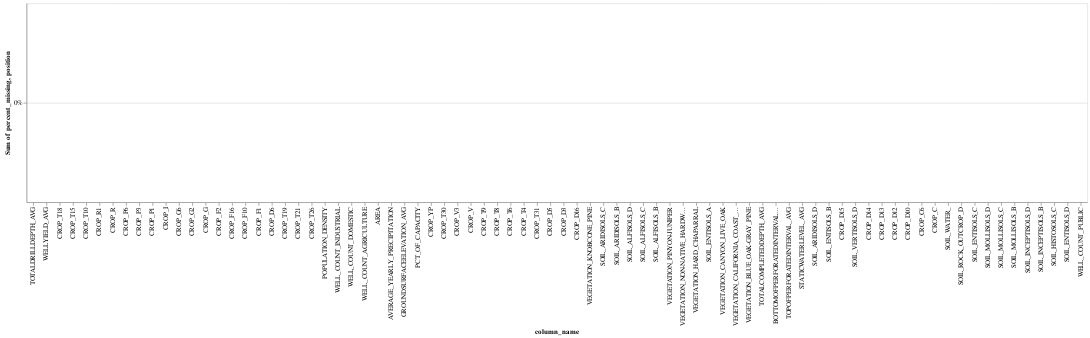

Notebook code cell kept with this figure:
### Code cell
X_impute = impute_pipeline.fit_transform(X)
X_impute_df = pd.DataFrame(X_impute, index=X.index, columns=columns)
X_impute_df.sample()
draw_missing_data_chart(X_impute_df)

### Figure 1 — Vega-Lite specification as saved in the notebook (floating-point values rounded to 4 significant figures)
{"config": {"view": {"continuousWidth": 400, "continuousHeight": 300}}, "layer": [{"mark": "bar", "encoding": {"color": {"value": "orange"}, "tooltip": [{"field": "column_name", "type": "nominal"}, {"field": "percent_missing", "type": "quantitative"}], "x": {"field": "column_name", "sort": ["TOTALDRILLDEPTH_AVG", "WELLYIELD_AVG", "CROP_T18", "CROP_T15", "CROP_T10", "CROP_R1", "CROP_R", "CROP_P6", "CROP_P3", "CROP_P1", "CROP_I", "CROP_G6", "CROP_G2", "CROP_G", "CROP_F2", "CROP_F16", "CROP_F10", "CROP_F1", "CROP_D6", "CROP_T19", "CROP_T21", "CROP_T26", "POPULATION_DENSITY", "WELL_COUNT_INDUSTRIAL", "WELL_COUNT_DOMESTIC", "WELL_COUNT_AGRICULTURE", "AREA", "AVERAGE_YEARLY_PRECIPITATION", "GROUNDSURFACEELEVATION_AVG", "PCT_OF_CAPACITY", "CROP_YP", "CROP_T30", "CROP_V3", "CROP_V", "CROP_T9", "CROP_T8", "CROP_T6", "CROP_T4", "CROP_T31", "CROP_D5", "CROP_D3", "CROP_D16", "VEGETATION_KNOBCONE_PINE", "SOIL_ARIDISOLS_C", "SOIL_ARIDISOLS_B", "SOIL_ALFISOLS_D", "SOIL_ALFISOLS_C", "SOIL_ALFISOLS_B", "VEGETATION_PINYON-JUNIPER", "VEGETATION_NON-NATIVE_HARDWOOD_FOREST", "VEGETATION_HARD_CHAPARRAL", "SOIL_ENTISOLS_A", "VEGETATION_CANYON_LIVE_OAK", "VEGETATION_CALIFORNIA_COAST_LIVE_OAK", "VEGETATION_BLUE_OAK-GRAY_PINE", "TOTALCOMPLETEDDEPTH_AVG", "BOTTOMOFPERFORATEDINTERVAL_AVG", "TOPOFPERFORATEDINTERVAL_AVG", "STATICWATERLEVEL_AVG", "SOIL_ARIDISOLS_D", "SOIL_ENTISOLS_B", "CROP_D15", "SOIL_VERTISOLS_D", "CROP_D14", "CROP_D13", "CROP_D12", "CROP_D10", "CROP_C6", "CROP_C", "SOIL_WATER_", "SOIL_ROCK_OUTCROP_D", "SOIL_ENTISOLS_C", "SOIL_MOLLISOLS_D", "SOIL_MOLLISOLS_C", "SOIL_MOLLISOLS_B", "SOIL_INCEPTISOLS_D", "SOIL_INCEPTISOLS_B", "SOIL_HISTOSOLS_C", "SOIL_ENTISOLS_D", "WELL_COUNT_PUBLIC"], "type": "nominal"}, "y": {"aggregate": "sum", "axis": {"format": "%"}, "field": "percent_missing", "stack": "normalize", "type": "quantitative"}}}, {"mark": {"type": "text", "align": "center", "color": "black", "fontSize": 10}, "encoding": {"color": {"value": "orange"}, "text": {"field": "percent_missing", "format": ".0%", "type": "quantitative"}, "tooltip": [{"field": "column_name", "type": "nominal"}, {"field": "percent_missing", "type": "quantitative"}], "x": {"field": "column_name", "sort": ["TOTALDRILLDEPTH_AVG", "WELLYIELD_AVG", "CROP_T18", "CROP_T15", "CROP_T10", "CROP_R1", "CROP_R", "CROP_P6", "CROP_P3", "CROP_P1", "CROP_I", "CROP_G6", "CROP_G2", "CROP_G", "CROP_F2", "CROP_F16", "CROP_F10", "CROP_F1", "CROP_D6", "CROP_T19", "CROP_T21", "CROP_T26", "POPULATION_DENSITY", "WELL_COUNT_INDUSTRIAL", "WELL_COUNT_DOMESTIC", "WELL_COUNT_AGRICULTURE", "AREA", "AVERAGE_YEARLY_PRECIPITATION", "GROUNDSURFACEELEVATION_AVG", "PCT_OF_CAPACITY", "CROP_YP", "CROP_T30", "CROP_V3", "CROP_V", "CROP_T9", "CROP_T8", "CROP_T6", "CROP_T4", "CROP_T31", "CROP_D5", "CROP_D3", "CROP_D16", "VEGETATION_KNOBCONE_PINE", "SOIL_ARIDISOLS_C", "SOIL_ARIDISOLS_B", "SOIL_ALFISOLS_D", "SOIL_ALFISOLS_C", "SOIL_ALFISOLS_B", "VEGETATION_PINYON-JUNIPER", "VEGETATION_NON-NATIVE_HARDWOOD_FOREST", "VEGETATION_HARD_CHAPARRAL", "SOIL_ENTISOLS_A", "VEGETATION_CANYON_LIVE_OAK", "VEGETATION_CALIFORNIA_COAST_LIVE_OAK", "VEGETATION_BLUE_OAK-GRAY_PINE", "TOTALCOMPLETEDDEPTH_AVG", "BOTTOMOFPERFORATEDINTERVAL_AVG", "TOPOFPERFORATEDINTERVAL_AVG", "STATICWATERLEVEL_AVG", "SOIL_ARIDISOLS_D", "SOIL_ENTISOLS_B", "CROP_D15", "SOIL_VERTISOLS_D", "CROP_D14", "CROP_D13", "CROP_D12", "CROP_D10", "CROP_C6", "CROP_C", "SOIL_WATER_", "SOIL_ROCK_OUTCROP_D", "SOIL_ENTISOLS_C", "SOIL_MOLLISOLS_D", "SOIL_MOLLISOLS_C", "SOIL_MOLLISOLS_B", "SOIL_INCEPTISOLS_D", "SOIL_INCEPTISOLS_B", "SOIL_HISTOSOLS_C", "SOIL_ENTISOLS_D", "WELL_COUNT_PUBLIC"], "type": "nominal"}, "y": {"field": "position", "type": "quantitative"}}, "transform": [{"calculate": "datum.percent_missing + 0.05 * datum.percent_missing / abs(datum.percent_missing)", "as": "position"}]}], "data": {"name": "data-3473e67aedf290f193bd1cc138334d10"}, "$schema": "https://vega.github.io/schema/vega-lite/v4.17.0.json", "datasets": {"data-3473e67aedf290f193bd1cc138334d10": [{"column_name": "TOTALDRILLDEPTH_AVG", "percent_missing": 0.0}, {"column_name": "WELLYIELD_AVG", "percent_missing": 0.0}, {"column_name": "CROP_T18", "percent_missing": 0.0}, {"column_name": "CROP_T15", "percent_missing": 0.0}, {"column_name": "CROP_T10", "percent_missing": 0.0}, {"column_name": "CROP_R1", "percent_missing": 0.0}, {"column_name": "CROP_R", "percent_missing": 0.0}, {"column_name": "CROP_P6", "percent_missing": 0.0}, {"column_name": "CROP_P3", "percent_missing": 0.0}, {"column_name": "CROP_P1", "percent_missing": 0.0}, {"column_name": "CROP_I", "percent_missing": 0.0}, {"column_name": "CROP_G6", "percent_missing": 0.0}, {"column_name": "CROP_G2", "percent_missing": 0.0}, {"column_name": "CROP_G", "percent_missing": 0.0}, {"column_name": "CROP_F2", "percent_missing": 0.0}, {"column_name": "CROP_F16", "percent_missing": 0.0}, {"column_name": "CROP_F10", "percent_missing": 0.0}, {"column_name": "CROP_F1", "percent_missing": 0.0}, {"column_name": "CROP_D6", "percent_missing": 0.0}, {"column_name": "CROP_T19", "percent_missing": 0.0}, {"column_name": "CROP_T21", "percent_missing": 0.0}, {"column_name": "CROP_T26", "percent_missing": 0.0}, {"column_name": "POPULATION_DENSITY", "percent_missing": 0.0}, {"column_name": "WELL_COUNT_INDUSTRIAL", "percent_missing": 0.0}, {"column_name": "WELL_COUNT_DOMESTIC", "percent_missing": 0.0}, {"column_name": "WELL_COUNT_AGRICULTURE", "percent_missing": 0.0}, {"column_name": "AREA", "percent_missing": 0.0}, {"column_name": "AVERAGE_YEARLY_PRECIPITATION", "percent_missing": 0.0}, {"column_name": "GROUNDSURFACEELEVATION_AVG", "percent_missing": 0.0}, {"column_name": "PCT_OF_CAPACITY", "percent_missing": 0.0}, {"column_name": "CROP_YP", "percent_missing": 0.0}, {"column_name": "CROP_T30", "percent_missing": 0.0}, {"column_name": "CROP_V3", "percent_missing": 0.0}, {"column_name": "CROP_V", "percent_missing": 0.0}, {"column_name": "CROP_T9", "percent_missing": 0.0}, {"column_name": "CROP_T8", "percent_missing": 0.0}, {"column_name": "CROP_T6", "percent_missing": 0.0}, {"column_name": "CROP_T4", "percent_missing": 0.0}, {"column_name": "CROP_T31", "percent_missing": 0.0}, {"column_name": "CROP_D5", "percent_missing": 0.0}, {"column_name": "CROP_D3", "percent_missing": 0.0}, {"column_name": "CROP_D16", "percent_missing": 0.0}, {"column_name": "VEGETATION_KNOBCONE_PINE", "percent_missing": 0.0}, {"column_name": "SOIL_ARIDISOLS_C", "percent_missing": 0.0}, {"column_name": "SOIL_ARIDISOLS_B", "percent_missing": 0.0}, {"column_name": "SOIL_ALFISOLS_D", "percent_missing": 0.0}, {"column_name": "SOIL_ALFISOLS_C", "percent_missing": 0.0}, {"column_name": "SOIL_ALFISOLS_B", "percent_missing": 0.0}, {"column_name": "VEGETATION_PINYON-JUNIPER", "percent_missing": 0.0}, {"column_name": "VEGETATION_NON-NATIVE_HARDWOOD_FOREST", "percent_missing": 0.0}, {"column_name": "VEGETATION_HARD_CHAPARRAL", "percent_missing": 0.0}, {"column_name": "SOIL_ENTISOLS_A", "percent_missing": 0.0}, {"column_name": "VEGETATION_CANYON_LIVE_OAK", "percent_missing": 0.0}, {"column_name": "VEGETATION_CALIFORNIA_COAST_LIVE_OAK", "percent_missing": 0.0}, {"column_name": "VEGETATION_BLUE_OAK-GRAY_PINE", "percent_missing": 0.0}, {"column_name": "TOTALCOMPLETEDDEPTH_AVG", "percent_missing": 0.0}, {"column_name": "BOTTOMOFPERFORATEDINTERVAL_AVG", "percent_missing": 0.0}, {"column_name": "TOPOFPERFORATEDINTERVAL_AVG", "percent_missing": 0.0}, {"column_name": "STATICWATERLEVEL_AVG", "percent_missing": 0.0}, {"column_name": "SOIL_ARIDISOLS_D", "percent_missing": 0.0}, {"column_name": "SOIL_ENTISOLS_B", "percent_missing": 0.0}, {"column_name": "CROP_D15", "percent_missing": 0.0}, {"column_name": "SOIL_VERTISOLS_D", "percent_missing": 0.0}, {"column_name": "CROP_D14", "percent_missing": 0.0}, {"column_name": "CROP_D13", "percent_missing": 0.0}, {"column_name": "CROP_D12", "percent_missing": 0.0}, {"column_name": "CROP_D10", "percent_missing": 0.0}, {"column_name": "CROP_C6", "percent_missing": 0.0}, {"column_name": "CROP_C", "percent_missing": 0.0}, {"column_name": "SOIL_WATER_", "percent_missing": 0.0}, {"column_name": "SOIL_ROCK_OUTCROP_D", "percent_missing": 0.0}, {"column_name": "SOIL_ENTISOLS_C", "percent_missing": 0.0}, {"column_name": "SOIL_MOLLISOLS_D", "percent_missing": 0.0}, {"column_name": "SOIL_MOLLISOLS_C", "percent_missing": 0.0}, {"column_name": "SOIL_MOLLISOLS_B", "percent_missing": 0.0}, {"column_name": "SOIL_INCEPTISOLS_D", "percent_missing": 0.0}, {"column_name": "SOIL_INCEPTISOLS_B", "percent_missing": 0.0}, {"column_name": "SOIL_HISTOSOLS_C", "percent_missing": 0.0}, {"column_name": "SOIL_ENTISOLS_D", "percent_missing": 0.0}, {"column_name": "WELL_COUNT_PUBLIC", "percent_missing": 0.0}]}}
